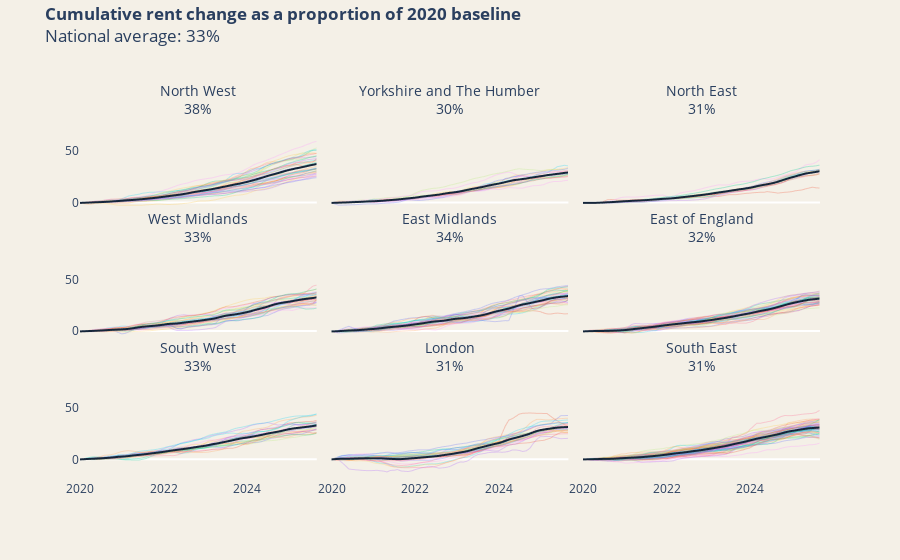

Notebook code for this chart:
### Code cell
import plotly.express as px


def calculate_cumulative_pct_change(group):
    baseline = group.iloc[0]
    return ((group - baseline) / baseline) * 100


grouped_rent = df.groupby("la_code")["rent"]
df["cum_pct"] = grouped_rent.transform(calculate_cumulative_pct_change)

to_plot = df[["date", "la_name", "region", "cum_pct"]].copy()

regional_averages = to_plot.groupby(["region", "date"])["cum_pct"].mean().reset_index()
regional_averages["la_name"] = "Regional Average"

# Calculate national average
national_average = to_plot.groupby("date")["cum_pct"].mean().reset_index()
national_average["la_name"] = "National Average"

# Define region order
region_order = [
    "North West",
    "Yorkshire and The Humber",
    "North East",
    "West Midlands",
    "East Midlands",
    "East of England",
    "South West",
    "London",
    "South East",
]

# Set region as categorical with specified order
to_plot["region"] = pd.Categorical(
    to_plot["region"], categories=region_order, ordered=True
)
to_plot = to_plot.sort_values(["region", "date"])

to_plot = pd.concat([to_plot, regional_averages], ignore_index=True)

# Calculate endline percent change for each region and national average
endline_changes = (
    regional_averages.sort_values("date").groupby("region")["cum_pct"].last()
)
national_endline = national_average["cum_pct"].iloc[-1]

fig = px.line(
    to_plot,
    x="date",
    y="cum_pct",
    color="la_name",
    facet_col="region",
    facet_col_wrap=3,
    category_orders={"region": region_order},
    title="Private Rent Change Over Time by Local Authority",
    labels={"cum_pct": "", "date": "Date"},
    # width=1080,
    # height=768,
    # responsive=True,
)

# Set transparency for all lines but regional averages
# Corporate colors: rgb(10, 255, 206), rgb(244, 240, 231), rgb(21, 38, 58)
for trace in fig.data:
    if trace.name != "Regional Average":
        trace.update(
            line=dict(width=1),
            opacity=0.3,
            hovertemplate="<b>%{fullData.name}</b><br>%{y:.1f}%<extra></extra>",
        )
    else:
        trace.update(
            line=dict(color="rgb(21, 38, 58)", width=2),
            hovertemplate="<b>%{fullData.name}</b><br>%{y:.1f}%<extra></extra>",
        )

# Add hover behavior via layout
fig.update_layout(
    showlegend=False,
    hovermode="closest",
    hoverdistance=100,
    plot_bgcolor="rgb(244, 240, 231)",
    paper_bgcolor="rgb(244, 240, 231)",
    title=dict(
        text=f"<b>Cumulative rent change as a proportion of 2020 baseline</b><br>National average: {national_endline:.0f}%",
        y=0.965,
        yanchor="top",
    ),
    margin=dict(t=120),
)

# Lock axes and hide modebar
fig.update_xaxes(fixedrange=True)
fig.update_yaxes(fixedrange=True)

# Remove gridlines and update facet titles
fig.update_xaxes(
    showgrid=False, title_text="", tickfont=dict(size=12), title_standoff=25
)
fig.update_yaxes(
    showgrid=False,
    title_text="",
    range=[-20, 80],
    tickfont=dict(size=12),
    title_standoff=25,
)

# Change "region=X" to "X" in facet titles
fig.for_each_annotation(
    lambda a: a.update(
        text=f"{a.text.split('=')[-1]}<br>{endline_changes.get(a.text.split('=')[-1], 0):.0f}%",
        font=dict(size=14),
    )
)

fig.show()
fig.write_html("private_rent_change_by_la.html", config={"displayModeBar": False})
